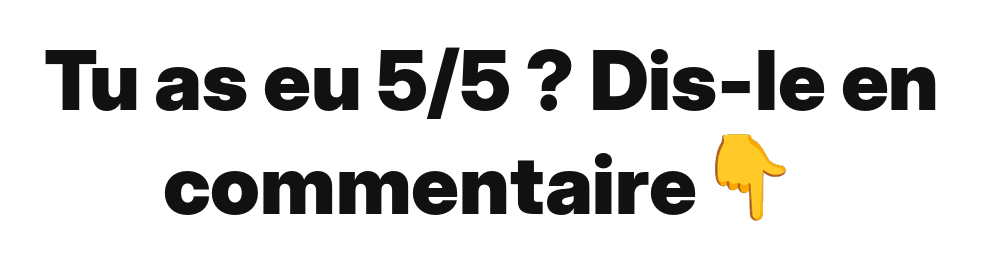
#> input picture clips/2026-11-19/vf1/_t.png, 983 x 260 px
$ python -i make_carousel.py   (imports and definitions only)
#> lines starting #> are read from the running program, lines starting #| are printed output that depends on the picture
"""Photo carousel (1080x1350, works on TikTok photo mode and Instagram).
usage: python3 make_carousel.py spec.json
spec: {"out_dir":..., "slides":[{"img":path, "text":"... emoji ok", "pos":"top|bottom", "focus":0.5}], "end":{"img":..., "text":...}}
"""
import json, os, subprocess, sys
from PIL import Image, ImageDraw, ImageFont, ImageFilter

HERE = os.path.dirname(os.path.abspath(__file__))
# [1 line not run here, left out]
W, H = 1080, 1350
# [1 line not run here, left out]
fp = subprocess.run(["fc-match", "-f", "%{file}", "Inter Display:bold"], capture_output=True, text=True).stdout
wm_font = ImageFont.truetype(fp, 34)


def bubble(text, maxw=900):
    tmp = os.path.join(spec["out_dir"], "_t.png")
    subprocess.run(["python3", os.path.join(HERE, "title_png.py"), text, tmp, str(maxw)], check=True, capture_output=True)
    return Image.open(tmp).convert("RGBA")


def cover(img, focus=0.5):
#> called with img = '../clips/2026-11-19/vf1/_t.png', focus = 0.5
    im = Image.open(img).convert("RGB")
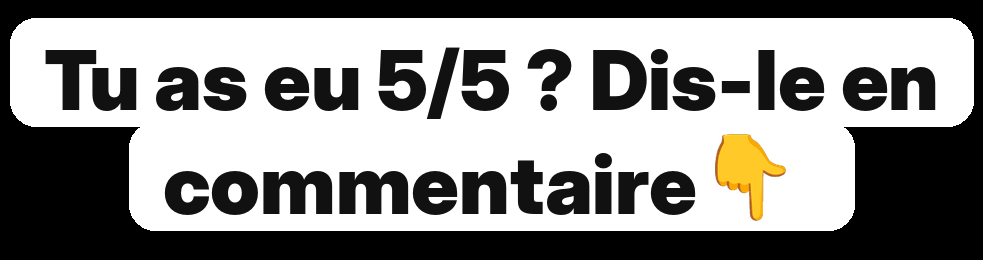
#> im: PIL image 983x260 RGB; mean R, G, B 141.5, 140.8, 138.9
    s = max(W / im.width, H / im.height)
#> s = 5.19
    im = im.resize((int(im.width * s), int(im.height * s)), Image.LANCZOS)
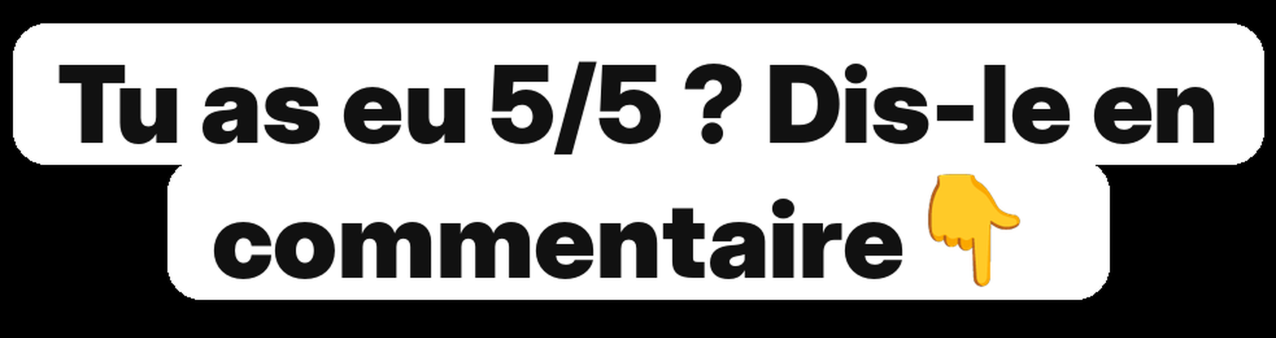
#> im: PIL image 5104x1350 RGB (shown at 1/4 size); mean R, G, B 141.3, 140.5, 138.7
    x = int((im.width - W) * focus)
#> x = 2012
    return im.crop((x, (im.height - H) // 2, x + W, (im.height - H) // 2 + H)).convert("RGBA")
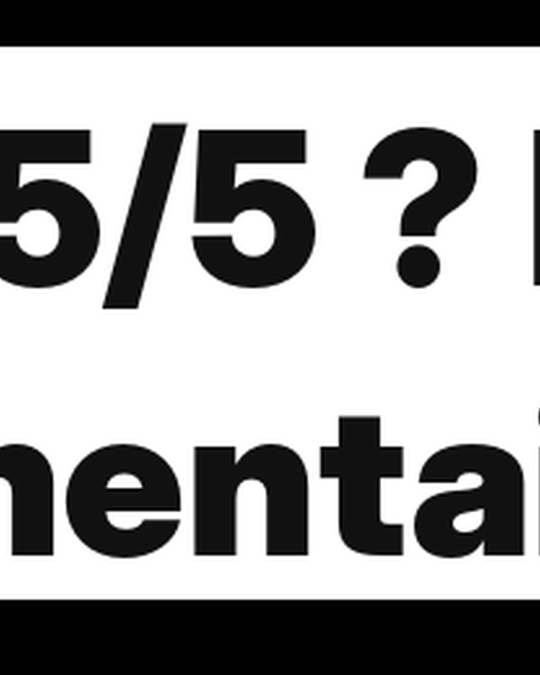
#> returned value: PIL image 1080x1350 RGBA (shown at 1/2 size); mean R, G, B, A 155.6, 155.6, 155.6, 255


def watermark(c):
    d = ImageDraw.Draw(c)
    t = "@partnersinvicefr"
    w = d.textlength(t, font=wm_font)
    d.text(((W - w) / 2, H - 70), t, font=wm_font, fill=(255, 255, 255, 170), stroke_width=2, stroke_fill=(0, 0, 0, 120))


# [1 line that did not run here, left out]
# [27 lines not run here, left out]

>>> result = cover('../clips/2026-11-19/vf1/_t.png')
